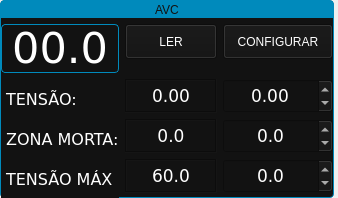
<?xml version="1.0" encoding="UTF-8"?>
<ui version="4.0">
 <class>AVC</class>
 <widget class="QWidget" name="AVC">
  <property name="enabled">
   <bool>true</bool>
  </property>
  <property name="geometry">
   <rect>
    <x>0</x>
    <y>0</y>
    <width>338</width>
    <height>198</height>
   </rect>
  </property>
  <property name="windowTitle">
   <string>Form</string>
  </property>
  <widget class="QFrame" name="avc_control">
   <property name="geometry">
    <rect>
     <x>0</x>
     <y>0</y>
     <width>334</width>
     <height>198</height>
    </rect>
   </property>
   <property name="sizePolicy">
    <sizepolicy hsizetype="MinimumExpanding" vsizetype="MinimumExpanding">
     <horstretch>0</horstretch>
     <verstretch>0</verstretch>
    </sizepolicy>
   </property>
   <property name="minimumSize">
    <size>
     <width>247</width>
     <height>0</height>
    </size>
   </property>
   <property name="focusPolicy">
    <enum>Qt::StrongFocus</enum>
   </property>
   <property name="autoFillBackground">
    <bool>false</bool>
   </property>
   <property name="styleSheet">
    <string notr="true">/****** DEFAULT ************/
* {
    color: #ffffff;
    background: #121212;
    outline: none }

*:disabled {
    color: inactive;
    background: #121212;
    border-color: inactive }

/****** FRAME ************/
#avc_control{
    border: 1px solid #008abc;
    background: #121212;
    border-radius: 4px }

/****** LABEL ************/
#avc_Label {
    color: #121212;
    background: #008abc;
    border-top-left-radius: 2px;
    border-top-right-radius: 2px }

#arc_voltage {
    border: 1px solid #008abc;
    border-radius: 4;
    margin: 0 0 0 0;
    font: 32pt }
</string>
   </property>
   <property name="frameShape">
    <enum>QFrame::NoFrame</enum>
   </property>
   <property name="frameShadow">
    <enum>QFrame::Plain</enum>
   </property>
   <layout class="QGridLayout" name="gridLayout_26">
    <property name="leftMargin">
     <number>0</number>
    </property>
    <property name="topMargin">
     <number>0</number>
    </property>
    <property name="rightMargin">
     <number>0</number>
    </property>
    <property name="bottomMargin">
     <number>6</number>
    </property>
    <item row="5" column="0">
     <spacer name="verticalSpacer_5">
      <property name="orientation">
       <enum>Qt::Vertical</enum>
      </property>
      <property name="sizeType">
       <enum>QSizePolicy::Expanding</enum>
      </property>
      <property name="sizeHint" stdset="0">
       <size>
        <width>20</width>
        <height>20</height>
       </size>
      </property>
     </spacer>
    </item>
    <item row="6" column="2">
     <widget class="DoubleScale" name="dead_zone_arc_set">
      <property name="sizePolicy">
       <sizepolicy hsizetype="Preferred" vsizetype="MinimumExpanding">
        <horstretch>0</horstretch>
        <verstretch>0</verstretch>
       </sizepolicy>
      </property>
      <property name="maximumSize">
       <size>
        <width>1000</width>
        <height>40</height>
       </size>
      </property>
      <property name="font">
       <font>
        <family>DejaVu Sans</family>
        <pointsize>13</pointsize>
       </font>
      </property>
      <property name="focusPolicy">
       <enum>Qt::WheelFocus</enum>
      </property>
      <property name="toolTipDuration">
       <number>-1</number>
      </property>
      <property name="wrapping">
       <bool>true</bool>
      </property>
      <property name="frame">
       <bool>true</bool>
      </property>
      <property name="alignment">
       <set>Qt::AlignCenter</set>
      </property>
      <property name="buttonSymbols">
       <enum>QAbstractSpinBox::UpDownArrows</enum>
      </property>
      <property name="decimals">
       <number>1</number>
      </property>
      <property name="maximum">
       <double>10.000000000000000</double>
      </property>
      <property name="singleStep">
       <double>0.100000000000000</double>
      </property>
      <property name="value">
       <double>0.000000000000000</double>
      </property>
     </widget>
    </item>
    <item row="2" column="2">
     <widget class="PushButton" name="configurar_arc">
      <property name="sizePolicy">
       <sizepolicy hsizetype="Preferred" vsizetype="Fixed">
        <horstretch>0</horstretch>
        <verstretch>0</verstretch>
       </sizepolicy>
      </property>
      <property name="minimumSize">
       <size>
        <width>110</width>
        <height>35</height>
       </size>
      </property>
      <property name="maximumSize">
       <size>
        <width>16777215</width>
        <height>40</height>
       </size>
      </property>
      <property name="text">
       <string>CONFIGURAR</string>
      </property>
     </widget>
    </item>
    <item row="10" column="0">
     <spacer name="verticalSpacer_22">
      <property name="orientation">
       <enum>Qt::Vertical</enum>
      </property>
      <property name="sizeType">
       <enum>QSizePolicy::Expanding</enum>
      </property>
      <property name="sizeHint" stdset="0">
       <size>
        <width>20</width>
        <height>20</height>
       </size>
      </property>
     </spacer>
    </item>
    <item row="8" column="0">
     <widget class="QLabel" name="tensao_max">
      <property name="minimumSize">
       <size>
        <width>0</width>
        <height>40</height>
       </size>
      </property>
      <property name="maximumSize">
       <size>
        <width>16777215</width>
        <height>16777215</height>
       </size>
      </property>
      <property name="font">
       <font>
        <family>DejaVu Sans</family>
        <pointsize>12</pointsize>
       </font>
      </property>
      <property name="text">
       <string> TENSÃO MÁX</string>
      </property>
     </widget>
    </item>
    <item row="2" column="0" rowspan="2">
     <widget class="HALLabel" name="arc_voltage">
      <property name="enabled">
       <bool>true</bool>
      </property>
      <property name="minimumSize">
       <size>
        <width>0</width>
        <height>0</height>
       </size>
      </property>
      <property name="maximumSize">
       <size>
        <width>150</width>
        <height>50</height>
       </size>
      </property>
      <property name="font">
       <font>
        <family>DejaVuSans</family>
        <pointsize>32</pointsize>
        <weight>50</weight>
        <italic>false</italic>
        <bold>false</bold>
       </font>
      </property>
      <property name="frameShape">
       <enum>QFrame::NoFrame</enum>
      </property>
      <property name="text">
       <string>00.0</string>
      </property>
      <property name="alignment">
       <set>Qt::AlignCenter</set>
      </property>
      <property name="scaleText" stdset="0">
       <bool>true</bool>
      </property>
      <property name="pin_name" stdset="0">
       <string/>
      </property>
      <property name="float_pin_type" stdset="0">
       <bool>true</bool>
      </property>
      <property name="textTemplate" stdset="0">
       <string>%.2f</string>
      </property>
     </widget>
    </item>
    <item row="6" column="0">
     <widget class="QLabel" name="zona_morta">
      <property name="minimumSize">
       <size>
        <width>0</width>
        <height>40</height>
       </size>
      </property>
      <property name="maximumSize">
       <size>
        <width>16777215</width>
        <height>16777215</height>
       </size>
      </property>
      <property name="font">
       <font>
        <family>DejaVu Sans</family>
        <pointsize>12</pointsize>
       </font>
      </property>
      <property name="text">
       <string> ZONA MORTA:</string>
      </property>
     </widget>
    </item>
    <item row="8" column="2">
     <widget class="DoubleScale" name="max_voltage_set">
      <property name="sizePolicy">
       <sizepolicy hsizetype="Preferred" vsizetype="MinimumExpanding">
        <horstretch>0</horstretch>
        <verstretch>0</verstretch>
       </sizepolicy>
      </property>
      <property name="maximumSize">
       <size>
        <width>1000</width>
        <height>40</height>
       </size>
      </property>
      <property name="font">
       <font>
        <family>DejaVu Sans</family>
        <pointsize>13</pointsize>
       </font>
      </property>
      <property name="focusPolicy">
       <enum>Qt::WheelFocus</enum>
      </property>
      <property name="toolTipDuration">
       <number>-1</number>
      </property>
      <property name="wrapping">
       <bool>true</bool>
      </property>
      <property name="frame">
       <bool>true</bool>
      </property>
      <property name="alignment">
       <set>Qt::AlignCenter</set>
      </property>
      <property name="buttonSymbols">
       <enum>QAbstractSpinBox::UpDownArrows</enum>
      </property>
      <property name="decimals">
       <number>1</number>
      </property>
      <property name="maximum">
       <double>80.000000000000000</double>
      </property>
      <property name="singleStep">
       <double>0.100000000000000</double>
      </property>
      <property name="value">
       <double>0.000000000000000</double>
      </property>
     </widget>
    </item>
    <item row="6" column="1">
     <widget class="HALLabel" name="dead_zone_arc">
      <property name="minimumSize">
       <size>
        <width>70</width>
        <height>0</height>
       </size>
      </property>
      <property name="maximumSize">
       <size>
        <width>16777215</width>
        <height>16777215</height>
       </size>
      </property>
      <property name="font">
       <font>
        <family>DejaVu Sans</family>
        <pointsize>13</pointsize>
       </font>
      </property>
      <property name="frameShape">
       <enum>QFrame::Box</enum>
      </property>
      <property name="frameShadow">
       <enum>QFrame::Sunken</enum>
      </property>
      <property name="text">
       <string>0.0</string>
      </property>
      <property name="textFormat">
       <enum>Qt::PlainText</enum>
      </property>
      <property name="alignment">
       <set>Qt::AlignCenter</set>
      </property>
      <property name="scaleText" stdset="0">
       <bool>false</bool>
      </property>
      <property name="bit_pin_type" stdset="0">
       <bool>false</bool>
      </property>
      <property name="float_pin_type" stdset="0">
       <bool>true</bool>
      </property>
      <property name="textTemplate" stdset="0">
       <string>%.2f</string>
      </property>
     </widget>
    </item>
    <item row="4" column="2">
     <widget class="DoubleScale" name="arc_voltage_set">
      <property name="sizePolicy">
       <sizepolicy hsizetype="Preferred" vsizetype="MinimumExpanding">
        <horstretch>0</horstretch>
        <verstretch>0</verstretch>
       </sizepolicy>
      </property>
      <property name="maximumSize">
       <size>
        <width>1000</width>
        <height>40</height>
       </size>
      </property>
      <property name="font">
       <font>
        <family>DejaVu Sans</family>
        <pointsize>13</pointsize>
       </font>
      </property>
      <property name="focusPolicy">
       <enum>Qt::WheelFocus</enum>
      </property>
      <property name="toolTipDuration">
       <number>-1</number>
      </property>
      <property name="autoFillBackground">
       <bool>false</bool>
      </property>
      <property name="styleSheet">
       <string notr="true">border-color: rgb(255, 255, 255);
border-bottom-color: rgb(255, 255, 255);</string>
      </property>
      <property name="locale">
       <locale language="C" country="AnyCountry"/>
      </property>
      <property name="wrapping">
       <bool>true</bool>
      </property>
      <property name="frame">
       <bool>true</bool>
      </property>
      <property name="alignment">
       <set>Qt::AlignCenter</set>
      </property>
      <property name="buttonSymbols">
       <enum>QAbstractSpinBox::UpDownArrows</enum>
      </property>
      <property name="showGroupSeparator" stdset="0">
       <bool>false</bool>
      </property>
      <property name="maximum">
       <double>50.000000000000000</double>
      </property>
      <property name="singleStep">
       <double>0.100000000000000</double>
      </property>
      <property name="stepType">
       <enum>QAbstractSpinBox::DefaultStepType</enum>
      </property>
      <property name="value">
       <double>0.000000000000000</double>
      </property>
     </widget>
    </item>
    <item row="8" column="1">
     <widget class="HALLabel" name="max_arc_voltage">
      <property name="minimumSize">
       <size>
        <width>70</width>
        <height>0</height>
       </size>
      </property>
      <property name="maximumSize">
       <size>
        <width>16777215</width>
        <height>16777215</height>
       </size>
      </property>
      <property name="font">
       <font>
        <family>DejaVu Sans</family>
        <pointsize>13</pointsize>
       </font>
      </property>
      <property name="frameShape">
       <enum>QFrame::Box</enum>
      </property>
      <property name="frameShadow">
       <enum>QFrame::Sunken</enum>
      </property>
      <property name="text">
       <string>60.0</string>
      </property>
      <property name="textFormat">
       <enum>Qt::PlainText</enum>
      </property>
      <property name="alignment">
       <set>Qt::AlignCenter</set>
      </property>
      <property name="textInteractionFlags">
       <set>Qt::NoTextInteraction</set>
      </property>
      <property name="scaleText" stdset="0">
       <bool>false</bool>
      </property>
      <property name="bit_pin_type" stdset="0">
       <bool>false</bool>
      </property>
      <property name="float_pin_type" stdset="0">
       <bool>true</bool>
      </property>
      <property name="textTemplate" stdset="0">
       <string>%.2f</string>
      </property>
     </widget>
    </item>
    <item row="4" column="1">
     <widget class="HALLabel" name="arc_voltage_read">
      <property name="minimumSize">
       <size>
        <width>80</width>
        <height>0</height>
       </size>
      </property>
      <property name="maximumSize">
       <size>
        <width>16777215</width>
        <height>16777215</height>
       </size>
      </property>
      <property name="font">
       <font>
        <family>DejaVu Sans</family>
        <pointsize>13</pointsize>
       </font>
      </property>
      <property name="frameShape">
       <enum>QFrame::Box</enum>
      </property>
      <property name="frameShadow">
       <enum>QFrame::Sunken</enum>
      </property>
      <property name="text">
       <string>0.00</string>
      </property>
      <property name="textFormat">
       <enum>Qt::PlainText</enum>
      </property>
      <property name="alignment">
       <set>Qt::AlignCenter</set>
      </property>
      <property name="scaleText" stdset="0">
       <bool>false</bool>
      </property>
      <property name="bit_pin_type" stdset="0">
       <bool>false</bool>
      </property>
      <property name="float_pin_type" stdset="0">
       <bool>true</bool>
      </property>
      <property name="textTemplate" stdset="0">
       <string>%.2f</string>
      </property>
     </widget>
    </item>
    <item row="7" column="0">
     <spacer name="verticalSpacer_12">
      <property name="orientation">
       <enum>Qt::Vertical</enum>
      </property>
      <property name="sizeType">
       <enum>QSizePolicy::Expanding</enum>
      </property>
      <property name="sizeHint" stdset="0">
       <size>
        <width>20</width>
        <height>20</height>
       </size>
      </property>
     </spacer>
    </item>
    <item row="4" column="0">
     <widget class="QLabel" name="tensao">
      <property name="sizePolicy">
       <sizepolicy hsizetype="Preferred" vsizetype="Preferred">
        <horstretch>0</horstretch>
        <verstretch>0</verstretch>
       </sizepolicy>
      </property>
      <property name="minimumSize">
       <size>
        <width>0</width>
        <height>40</height>
       </size>
      </property>
      <property name="maximumSize">
       <size>
        <width>16777215</width>
        <height>100000</height>
       </size>
      </property>
      <property name="font">
       <font>
        <family>DejaVu Sans</family>
        <pointsize>12</pointsize>
       </font>
      </property>
      <property name="text">
       <string> TENSÃO:</string>
      </property>
     </widget>
    </item>
    <item row="1" column="0" colspan="3">
     <widget class="QLabel" name="avc_Label">
      <property name="sizePolicy">
       <sizepolicy hsizetype="MinimumExpanding" vsizetype="Preferred">
        <horstretch>0</horstretch>
        <verstretch>0</verstretch>
       </sizepolicy>
      </property>
      <property name="minimumSize">
       <size>
        <width>0</width>
        <height>17</height>
       </size>
      </property>
      <property name="maximumSize">
       <size>
        <width>16777215</width>
        <height>17</height>
       </size>
      </property>
      <property name="styleSheet">
       <string notr="true">background-color: rgb(0, 138, 188);</string>
      </property>
      <property name="text">
       <string>AVC</string>
      </property>
      <property name="alignment">
       <set>Qt::AlignCenter</set>
      </property>
     </widget>
    </item>
    <item row="2" column="1">
     <widget class="PushButton" name="ler_valores_config">
      <property name="sizePolicy">
       <sizepolicy hsizetype="MinimumExpanding" vsizetype="Fixed">
        <horstretch>0</horstretch>
        <verstretch>0</verstretch>
       </sizepolicy>
      </property>
      <property name="minimumSize">
       <size>
        <width>70</width>
        <height>35</height>
       </size>
      </property>
      <property name="maximumSize">
       <size>
        <width>16777215</width>
        <height>40</height>
       </size>
      </property>
      <property name="text">
       <string>LER</string>
      </property>
     </widget>
    </item>
   </layout>
  </widget>
 </widget>
 <customwidgets>
  <customwidget>
   <class>IndicatedPushButton</class>
   <extends>QPushButton</extends>
   <header>qtvcp.widgets.simple_widgets</header>
  </customwidget>
  <customwidget>
   <class>PushButton</class>
   <extends>IndicatedPushButton</extends>
   <header>qtvcp.widgets.simple_widgets</header>
  </customwidget>
  <customwidget>
   <class>DoubleScale</class>
   <extends>QDoubleSpinBox</extends>
   <header>qtvcp.widgets.simple_widgets</header>
  </customwidget>
  <customwidget>
   <class>HALLabel</class>
   <extends>QLabel</extends>
   <header>qtvcp.widgets.hal_label</header>
  </customwidget>
 </customwidgets>
 <resources/>
 <connections/>
</ui>
